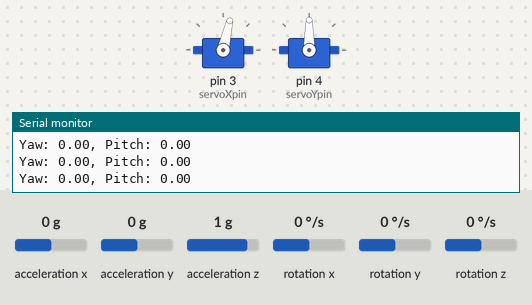
A program run on a simulated Teensy 3. Shown: 2 × servo, the last lines printed to the serial monitor. The inputs (shaded band) are chosen by the test bench; at power-on: rotation x 0 °/s, rotation y 0 °/s, rotation z 0 °/s, acceleration x 0 g, acceleration y 0 g, acceleration z 1 g.

Above: at 4.2 s.
4.3 s: rotation x set to -192 °/s
At 4.47 s:
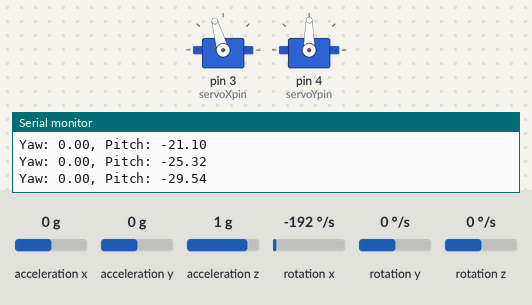
At 5.88 s:
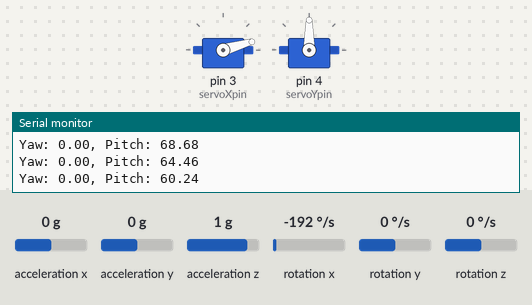
7.3 s: rotation y set to -192 °/s
At 7.68 s:
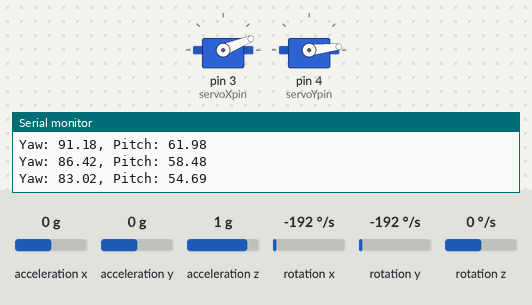
10.3 s: rotation z set to -192 °/s
At 10.95 s:
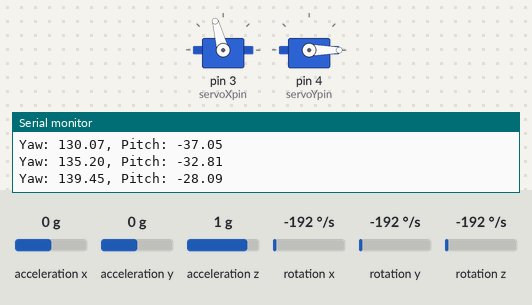
13.3 s: rotation x set to -100 °/s
16.3 s: rotation y set to 0 °/s
19.3 s: rotation z set to -100 °/s
Timing chart, 0 to 41.1 s (numbered marks = the images above; inputs shaded):
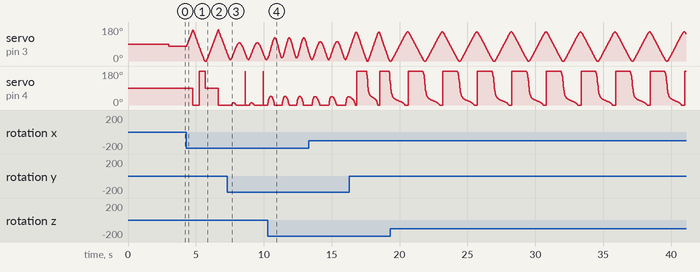

The program:

main.cpp
```cpp
#include <Arduino.h>
#include <Wire.h>
#include <Orientation.h>
#include <I2Cdev.h>
#include <MPU6050_tockn.h>
#include <Servo.h>
#include <PID_v1.h>

MPU6050 mpu(Wire);

uint64_t thisLoopMicros = 0; // Stores microsecond timestamp for current loop
uint64_t lastOriUpdate = 0;  // Stores mircosecond timestamp for last time orientation updated

Orientation ori;        // Main orientation measurement
EulerAngles oriMeasure; // Quaternion converted to Euler Angles for maths etc.
int cycles;
float mpuPitch;
float mpuYaw;

Servo servoX;
Servo servoY;
int servoXpin = 3;
int servoYpin = 4;
const int SERVO_X_MID = 77;
const int SERVO_Y_MID = 90;

//Define Variables we'll be connecting to
double Setpoint, Input, Output;

//Specify the links and initial tuning parameters
double Kp=2, Ki=5, Kd=1;
PID myPID(&Input, &Output, &Setpoint, Kp, Ki, Kd, DIRECT);
float TVC;

void updateServos();

void setup()
{
  Wire.begin();
  Serial.begin(115200);
  mpu.begin();
  mpu.calcGyroOffsets(true);
  thisLoopMicros = lastOriUpdate = micros(); // Set Starting time after init/calibration

  servoX.attach(servoXpin);
  servoY.attach(servoYpin);
}

enum flightState
{
  IDLE,
  ASCENT,
  DESCENT
};

void loop()
{
  int currentState = IDLE;

  switch(ASCENT)
  {
  case IDLE:
  break;
  case ASCENT:
  updateServos();
  delay(20);
  break;
  case DESCENT:
  break;
  }


}

void updateServos() {
  thisLoopMicros = micros(); // Get new microsecond timestamp for this loop
  mpu.update();
  float dtOri = (float)(thisLoopMicros - lastOriUpdate) / 1000000.; //  Finds elapsed mircroseconds since last update, converts to float, and converts to seconds
  lastOriUpdate = thisLoopMicros;                                   //  We have updated, set the new timestamp

  /*
        This is where the magic actually happens

        The order of your axis measurements (x, y, z) will depend on your sensor, your reference frame, and your IMU library of choice
        Swap & invert your gyro measurements so that .update() is called with (yaw, pitch, roll, dt) in that order


        All gyro measurements must be measured right-handed (positive = yaw left, pitch down, roll right) and coverted to radians/sec
        */

  ori.update(mpu.getGyroZ() * DEG_TO_RAD, mpu.getGyroX() * DEG_TO_RAD, mpu.getGyroY() * DEG_TO_RAD, dtOri); // '* DEG_TO_RAD' after all gyro functions if they return degrees/sec
  oriMeasure = ori.toEuler();

  /*
    Orientation measurement can then be used as follows:
    ori.orientation  : Main quaternion storing current orientation
    oriMeasure.yaw
    oriMeasure.pitch
    oriMeasure.roll  : Euler angles converted from quaternion (radians)
    */

  // Example use
  Serial.print("Yaw: ");
  Serial.print(oriMeasure.yaw * RAD_TO_DEG);
  Serial.print(", Pitch: ");
  Serial.print(oriMeasure.pitch * RAD_TO_DEG);
  Serial.println();

  mpuPitch = -oriMeasure.pitch * RAD_TO_DEG;
  mpuYaw = -oriMeasure.yaw * RAD_TO_DEG;
  float mpuPitchC = mpuPitch + SERVO_X_MID;
  float mpuYawC= mpuYaw + SERVO_Y_MID;


    servoX.write(mpuPitchC);
    servoY.write(mpuYawC);
}
```
